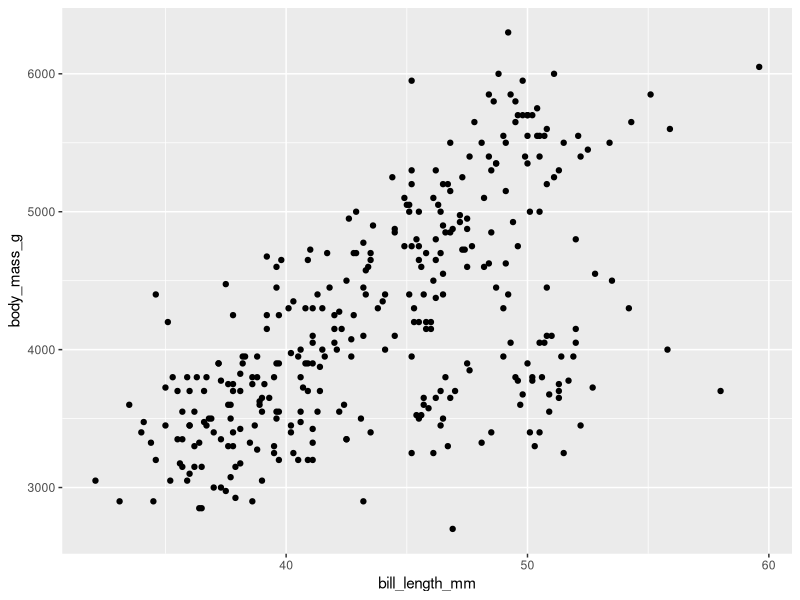
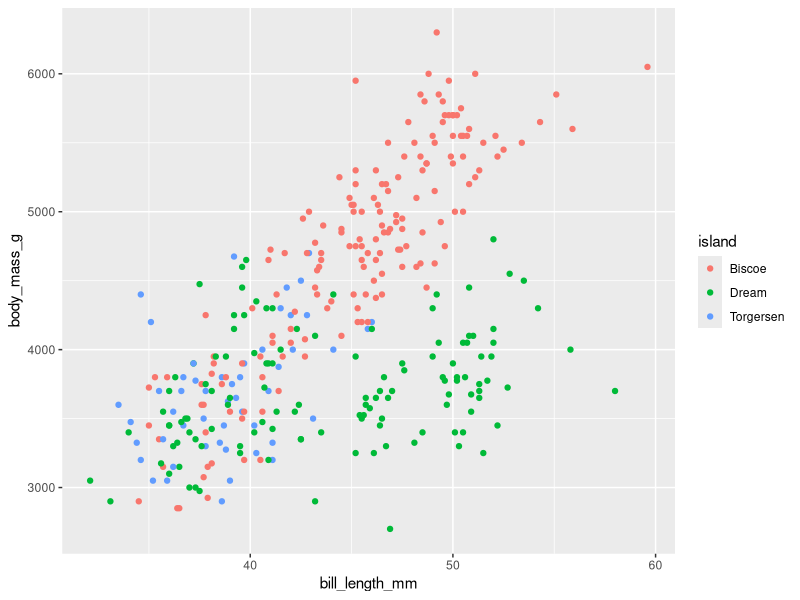
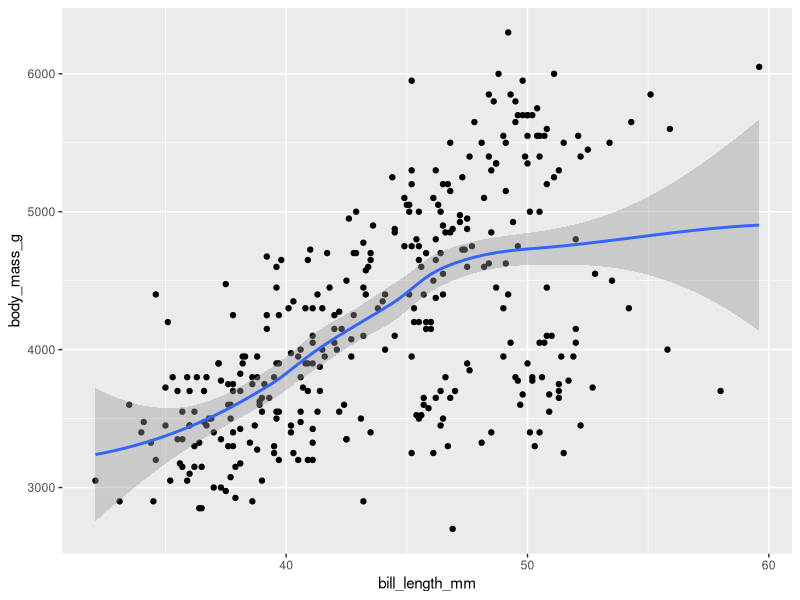
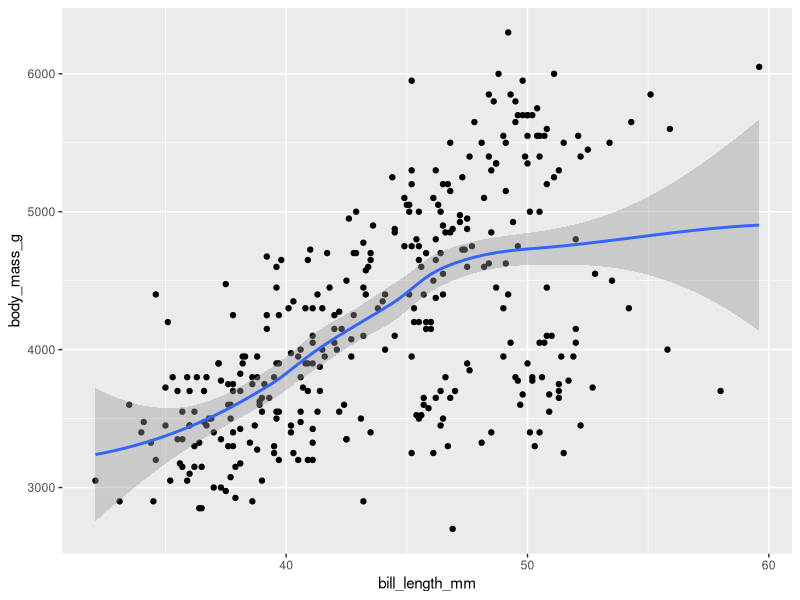
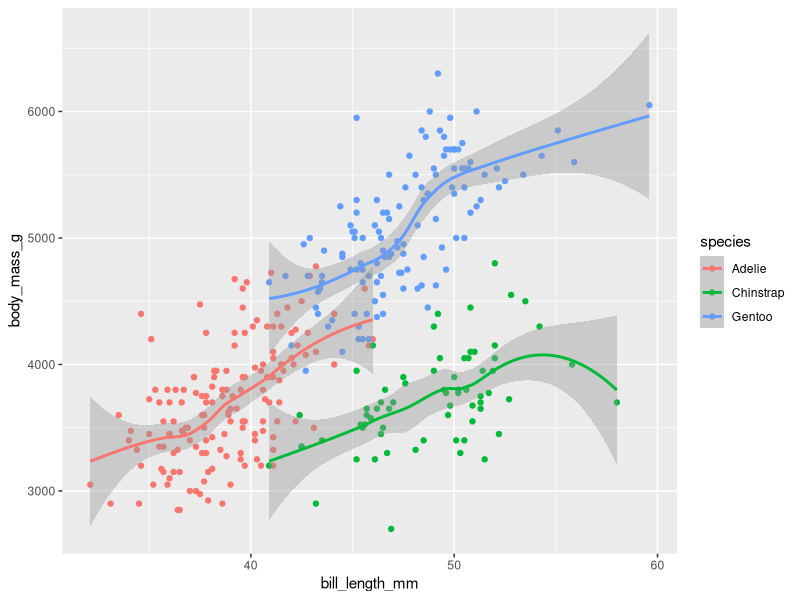
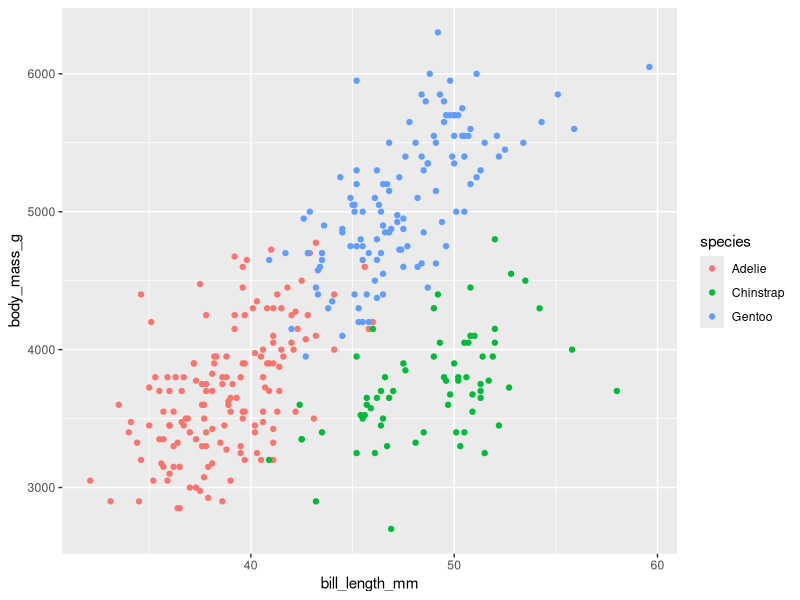

The R source for these figures, in order: (Note: this script raises an error after producing the figures.)
install.packages("tidyverse")
install.packages("palmerpenguins")
library(palmerpenguins)
library(tidyverse)

str(penguins)
head(penguins)
summary(penguins)

# scatterplot bill length (x) by body_mass (y)

ggplot(data = penguins) +
  geom_point(mapping = aes(x = bill_length_mm, y = body_mass_g))

#  species coloured

ggplot(data = penguins) +
  geom_point(mapping = aes(x = bill_length_mm,y = body_mass_g, colour = island))

ggplot(data = penguins) +
  geom_point(mapping = aes(x = bill_length_mm, y = body_mass_g)) +
  # adds a line
  geom_smooth(mapping = aes(x = bill_length_mm, y = body_mass_g))

# using mapping to avoid repitition

ggplot(data = penguins, mapping = aes(x = bill_length_mm, y = body_mass_g)) +
  geom_point() +
  geom_smooth()

# creating a curve for each species

ggplot(data = penguins, 
       mapping = aes(x = bill_length_mm, 
                     y = body_mass_g, 
                     colour = species)) +
  geom_point() +
  geom_smooth()

# assigning curve to variable
# pengu_plot <-
ggplot(data = penguins,
       mapping = aes(x = bill_length_mm, y = body_mass_g)) +
  geom_point(aes(colour = species))

#We can add layers to our plot
pengu_plot +
  geom_smooth()

?geom_smooth

# plot of bill length by bill depth + linear regression lines 

pengu_plot <-
  ggplot(data = penguins,
         mapping = aes(x = bill_length_mm, y = bill_depth_mm)) +
  geom_point(aes(colour=species, shape=species)) + 
  geom_smooth(aes(colour=species), method = "lm", se = FALSE)

# 3 - saving plots

# can save our plots to a file using ggsave

ggsave(filename = "penguin_plot_1.png", plot = pengu_plot,
       width = 200, height = 300, units = c("mm"))

# 4 - continous vs categorical

plot_2 <-
  ggplot(data = penguins,
       mapping = aes(x = species, y = body_mass_g)) +
  geom_boxplot(mapping = aes(fill = species), colour = 'black')

plot_2

# saving the file

ggsave(filename = "plot_2.png", plot = plot_2,
       width = 200, height = 300, units = c("mm"))


str(penguins)

# section 4
# example where alphabetical order = annoying

df_days <-
  data.frame(day = c("Mon", "Tues", "Wed", "Thu"),
             counts = c(3, 8, 10, 5))
# df_days$day <- as.factor(df_days$day)
# change to this:
df_days$day <- factor(df_days$day, levels = c("Mon", "Tues", "Wed", "Thu"))
str(df_days)

ggplot(data = df_days, mapping = aes(x = day, y = counts)) +
  geom_col()

# changing the order of the species

penguins$species <- factor(penguins$species,
                           levels = c("Chinstrap", 
                                      "Gentoo", 
                                      "Adelie"))
str(penguins)

plot_3 <-
  ggplot(data = penguins,
       mapping = aes(x=species, y=body_mass_g, colour=island)) +
  geom_violin(mapping=aes(fill=island), colour='black')

ggsave(filename = "plot_3.png", plot = plot_3,
       width = 200, height = 300, units = c("mm"))

# section 5

ggplot(data = penguins) +
  geom_bar(mapping = aes(x = species)) +
  coord_flip()

?geom_bar

# section 6

plot_4 <- 
  penguins %>% filter(!species == "Chinstrap") %>%
  ggplot(mapping = aes(x = flipper_length_mm, y = body_mass_g)) +
  geom_point(mapping = aes(colour = species, shape = island))

ggsave(filename = "plot_4.png", plot = plot_4,
       width = 200, height = 300, units = c("mm"))

# violin plot of species by bodymass, filtering out NA
plot_5 <-
  penguins %>% filter(!is.na(sex)) %>%
  ggplot(mapping = aes(x=species, y=body_mass_g)) +
  geom_violin(mapping=aes(fill=sex),colour='black')

ggsave(filename = "plot_5.png", plot = plot_5,
       width = 200, height = 300, units = c("mm"))

# section 7

# example 1

penguins %>%
  ggplot(mapping = aes(x = species, y = body_mass_g)) +
  geom_violin(aes(fill = sex)) +
  labs(title = "Weight distribution among penguins",
       subtitle = "Gentoo penguins are the heaviest",
       x = "Species",
       y = "Weight in g",
       fill = "Sex",
       caption = "Data from Palmer Penguins package\nhttps://allisonhorst.github.io/palmerpenguins/"
  )

# example 2

plot_1 <-
  penguins %>%
  ggplot(mapping = aes(x = species, y = body_mass_g)) +
  geom_violin(aes(fill = sex)) +
  labs(title = "Weight distribution among penguins",
       subtitle = "Gentoo penguins are the heaviest",
       x = "Species",
       y = "Weight in g",
       caption = "Data from Palmer Penguins package\nhttps://allisonhorst.github.io/palmerpenguins/"
  ) +
  scale_fill_discrete(name = "Sex", # the legend title can be changed here or in labs()
                      labels = c("Female", "Male", "Unknown"),
                      type = c("yellow3", "magenta4", "grey"))

plot_1

ggsave(filename = "plot_1.png", plot = plot_1,
       width = 200, height = 300, units = c("mm"))
